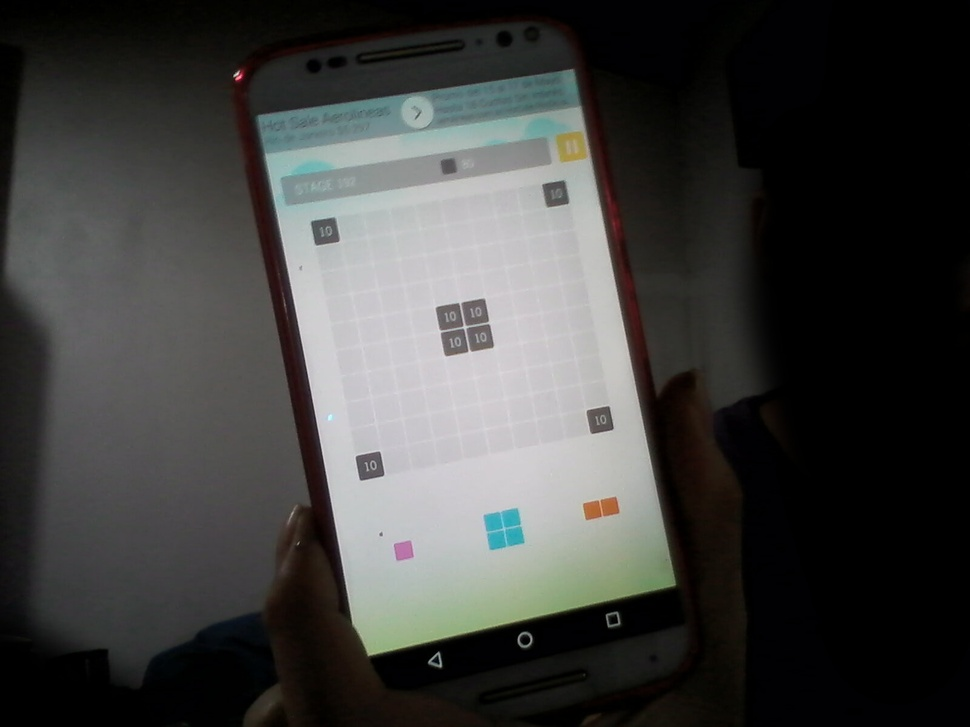
#> input picture samples/sample1.jpg, 970 x 727 px, shrunk from 1600 x 1200 before the run; its folder holds only this picture in this run
$ python image_recognition.py   (older library calls are emulated)
#> lines starting #> are read from the running program, lines starting #| are printed output that depends on the picture; after the words box and inside, x2 and y2 are one past the last pixel; in counts of white or black regions, pixels touching at a corner belong together
import cv2
import numpy as np
from matplotlib import pyplot as plt
import os
import math

SAMPLES_DIR='samples'

def get_files(input_dir):
#> in main, img is the input picture: shape (727, 970, 3); mean B, G, R 63.1, 64.7, 64.4
    return [os.path.join(input_dir, file_name) for file_name in os.listdir(input_dir)]

def get_rect(contour, img_shape):
    if contour.shape[0]<4:
        return None
    if contour.shape[0]==4:
        return contour
    contour=contour[:,0]
    img_corners = np.array([[0, 0], [img_shape[0], 0], [img_shape[0], img_shape[1]], [0, img_shape[1]]])
    corners = [contour[0], contour[0], contour[0], contour[0]]
    dist = lambda p,q: np.linalg.norm(q-p)
    for p in contour:
        for i in range(4):
            if dist(img_corners[i], p)<dist(img_corners[i], corners[i]):
                corners[i]=p
    rect = np.array(corners).reshape(4, 1, 2)
    if not cv2.isContourConvex(rect):
        return None

    return rect

def sides_paralell(rect):
    rect=rect[:,0]
    TOLERANCE=0.3
    angle = lambda p,q: math.atan2(q[1]-p[1], q[0]-p[0])
    similar = lambda x,y: abs(x-y)<TOLERANCE
    return similar(angle(rect[0], rect[1]), angle(rect[3], rect[2])) and  similar(angle(rect[1], rect[2]), angle(rect[0], rect[3]))

# [4 lines left out: function contour_to_mask, not called in this run]

def find_screen_borders(img):
    kernel = np.ones((21,21),np.uint8)
    gray = cv2.cvtColor(img, cv2.COLOR_BGR2GRAY)
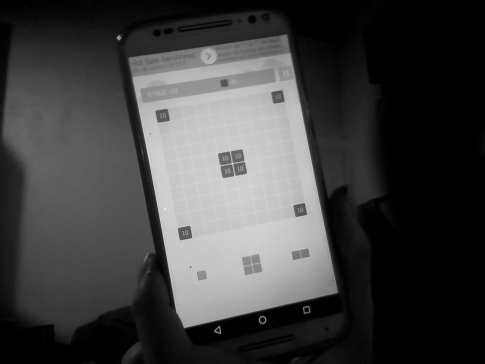
#> gray: shape (727, 970) (shown at 1/2 size); min 0, max 243, mean 64.4
    gray = cv2.GaussianBlur(gray,(15,15),0)
    area = img.size
    best_fit = None
    for threshold_level in np.linspace(70,160,10):
        ret,th = cv2.threshold(gray,threshold_level,255,cv2.THRESH_BINARY)
        th = cv2.morphologyEx(th, cv2.MORPH_CLOSE, kernel)
        im2, contours, hierarchy = cv2.findContours(th,cv2.RETR_LIST,cv2.CHAIN_APPROX_SIMPLE)
        img_count=img.copy()
        for i,cnt in enumerate(contours):
            epsilon = 0.02*cv2.arcLength(cnt,True)
            approx = cv2.approxPolyDP(cnt,epsilon,True)
            rect = get_rect(approx, gray.shape)
            if cv2.isContourConvex(approx) and rect is not None and sides_paralell(rect) and cv2.contourArea(rect)>0.018*area:
                area_proportion_difference = abs(1-abs(cv2.contourArea(approx)/float(cv2.contourArea(rect))))
                if area_proportion_difference*100<15:
                    cv2.drawContours(img_count, [rect], 0, (0, 0, 255*float(i)/len(contours)), 3)
                    if best_fit is None or cv2.contourArea(rect)>cv2.contourArea(best_fit):
                        best_fit = rect
#> this loop made 10 passes
#> ret on passes 1 to 8: 70, 80, 90, 100, 110, 120, 130, 140
#> pass 1, in find_screen_borders, `ret,th = cv2.threshold(gray,threshold_level,255,cv2.THRESH_BINARY)`:
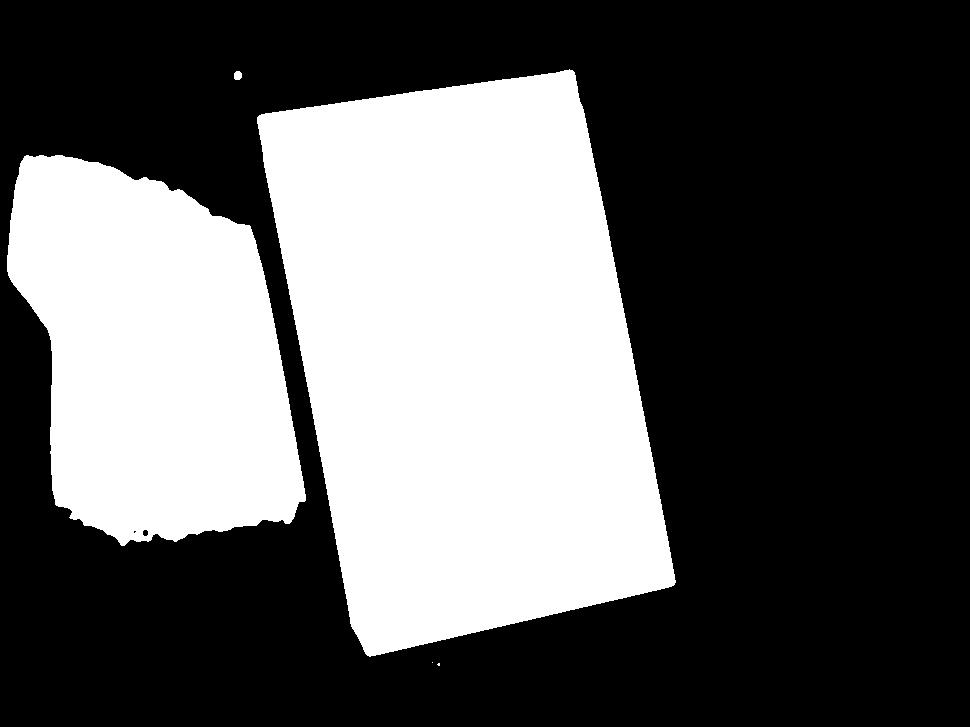
#> th: shape (727, 970); 36.9% white; 5 white regions (2 under 20 px), largest, box (x1, y1, x2, y2) and area: (257, 69, 676, 657) 175732, (7, 155, 306, 546) 84300, (234, 71, 242, 80) 62
#> pass 1, in find_screen_borders, `th = cv2.morphologyEx(th, cv2.MORPH_CLOSE, kernel)`:
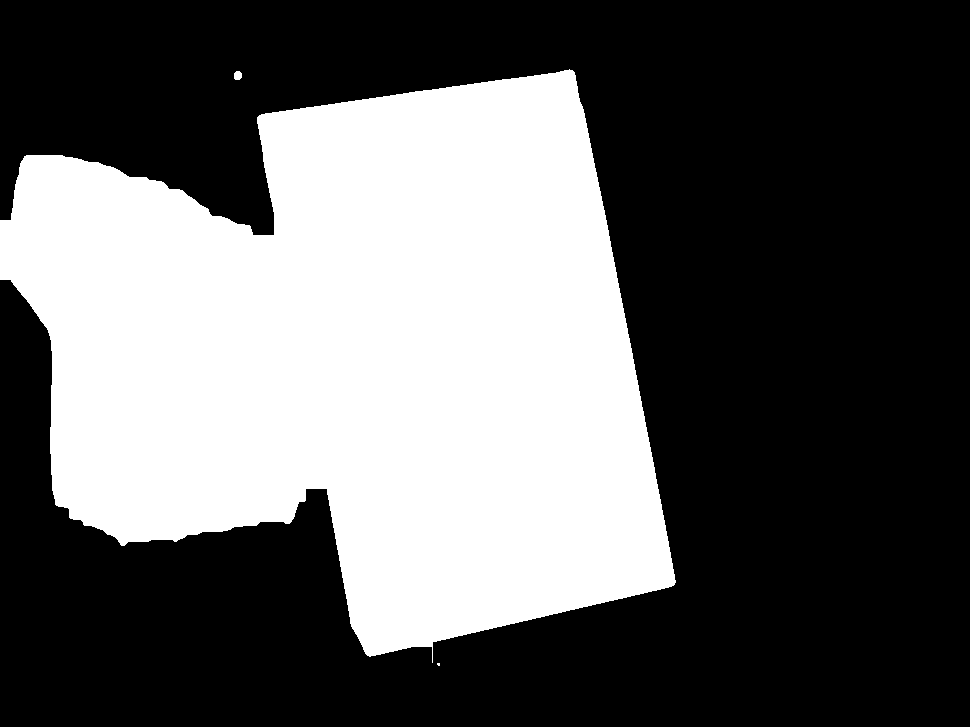
#> th: shape (727, 970); 37.8% white; 3 white regions (1 under 20 px), largest, box (x1, y1, x2, y2) and area: (0, 69, 676, 663) 266295, (234, 71, 242, 80) 62
#> pass 2, in find_screen_borders, `th = cv2.morphologyEx(th, cv2.MORPH_CLOSE, kernel)`:
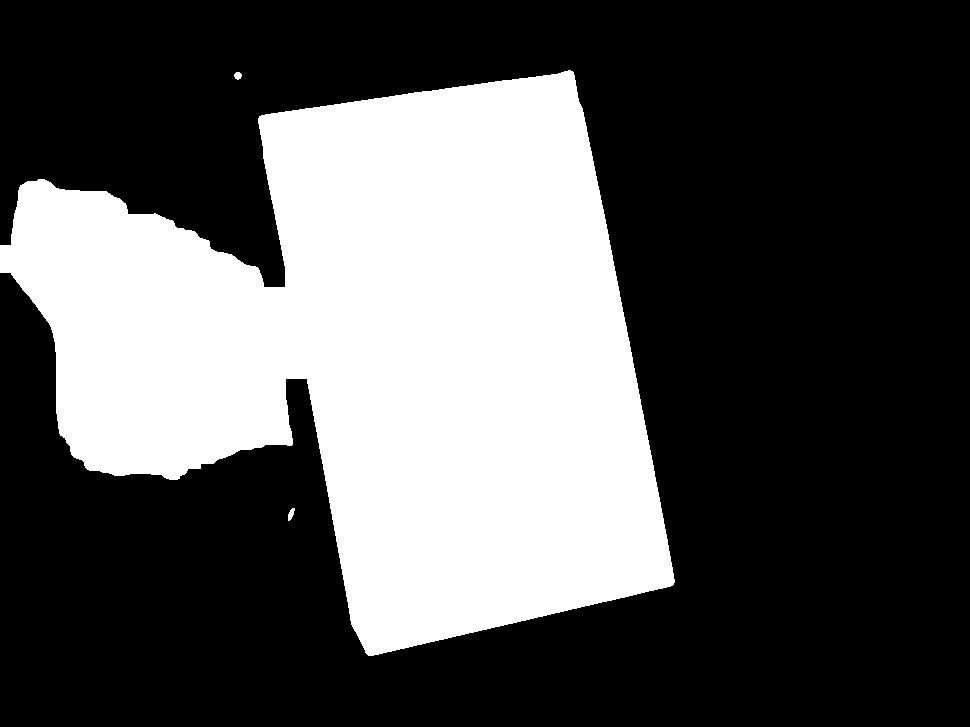
#> th: shape (727, 970); 33.4% white; 3 white regions, box (x1, y1, x2, y2) and area: (0, 70, 675, 656) 235427, (288, 508, 295, 521) 55, (234, 72, 242, 80) 48
#> after the loop:
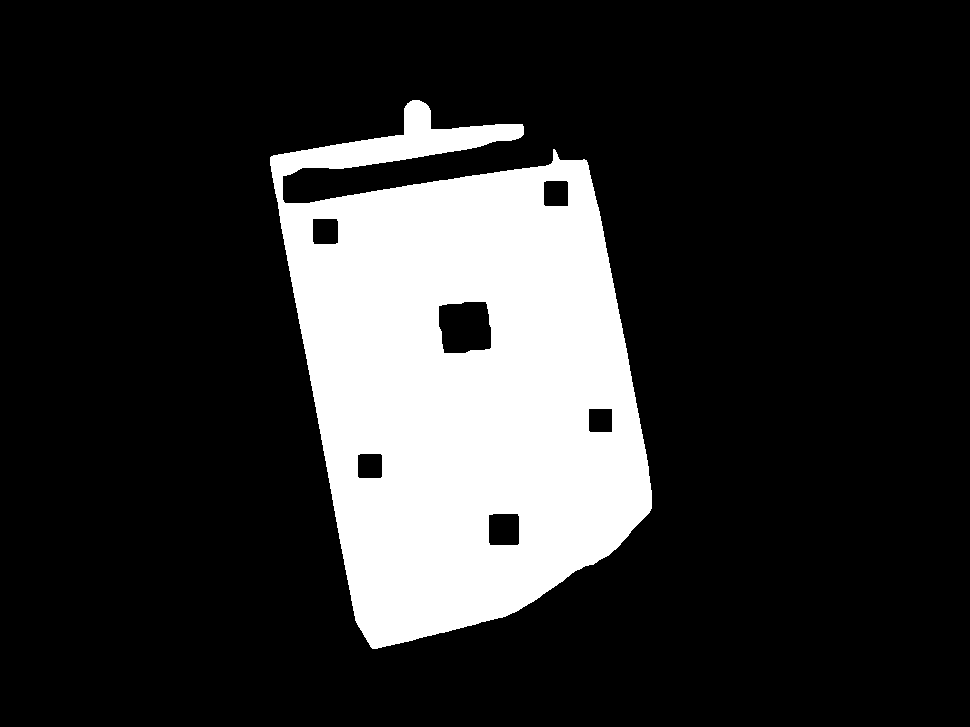
#> th: shape (727, 970); 19.2% white; 1 white region, box (x1, y1, x2, y2) and area: (270, 100, 652, 649) 135194
#> after the loop, best_fit = [[569, 71], [259, 118], [370, 655], [673, 583]]
    return best_fit

def main():
    #~ find_screen_borders(cv2.imread('samples/sample6.jpg'))
    for f in get_files(SAMPLES_DIR):
        print(f)
        img = cv2.imread(f)
        borders = find_screen_borders(img)
#> borders = [[569, 71], [259, 118], [370, 655], [673, 583]]
        cv2.drawContours(img, [borders], 0, (255, 0, 0), 3)
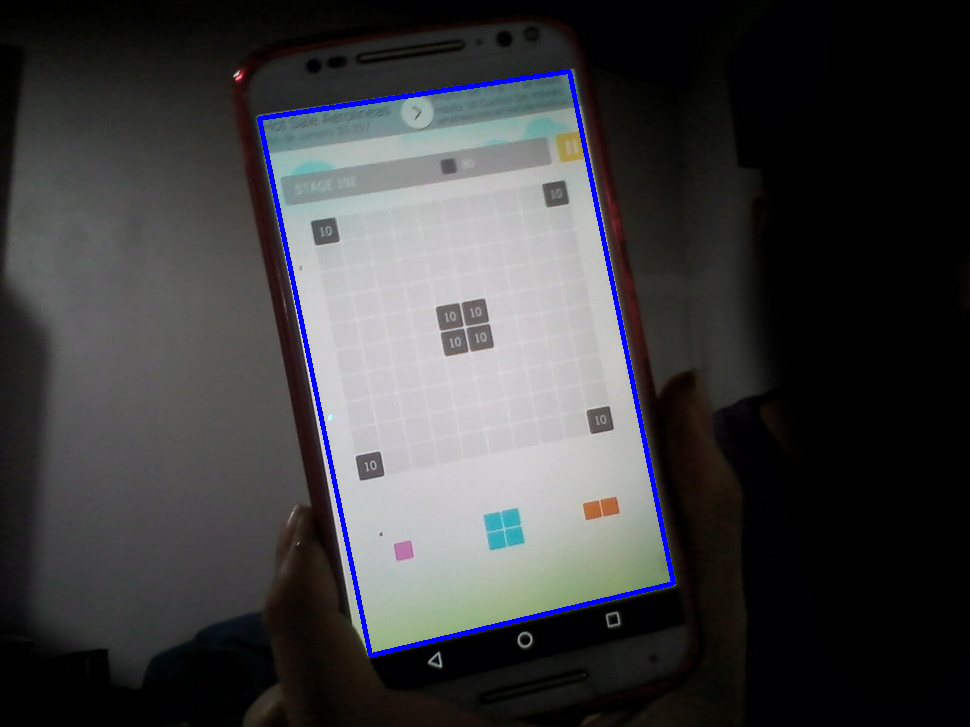
#> img: shape (727, 970, 3); 1.16% of pixels changed, all inside (x1, y1, x2, y2) = (257, 69, 676, 658)
        plt.imshow(img)
        plt.show()

if __name__ == "__main__":
    main()

$ run again, on samples/sample4.jpg
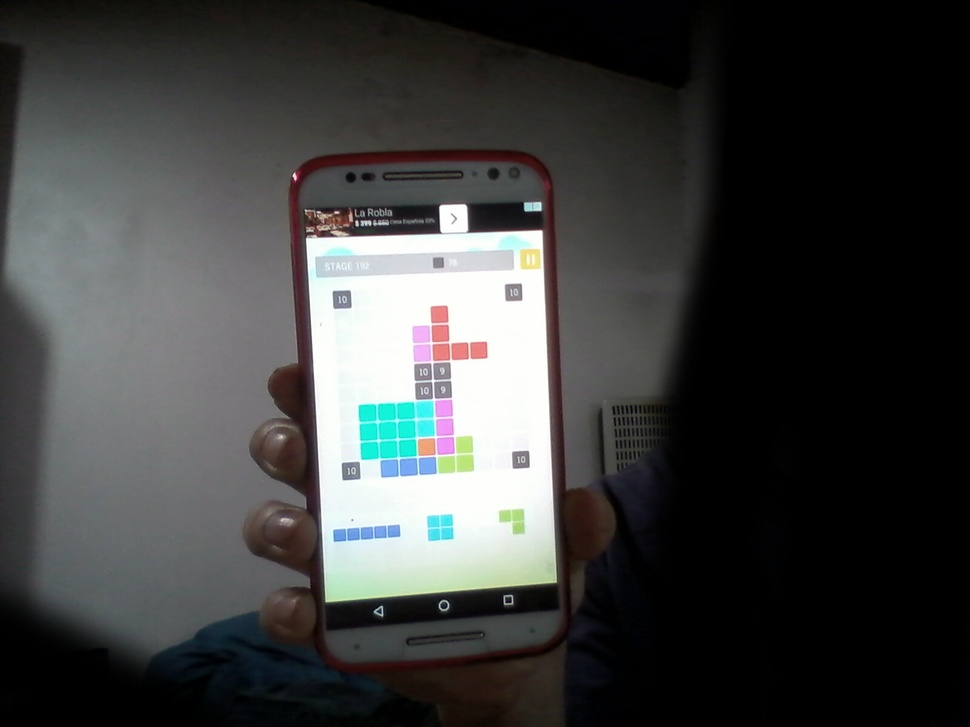
#> input picture samples/sample4.jpg, 970 x 727 px, shrunk from 1600 x 1200 before the run
#> in main, img is the input picture: shape (727, 970, 3); mean B, G, R 63, 63.7, 62.6
#> the loop in find_screen_borders, `for threshold_level in np.linspace(70,160,10):` made 10 passes
#> ret on passes 1 to 8: 70, 80, 90, 100, 110, 120, 130, 140
#> pass 1, in find_screen_borders, `ret,th = cv2.threshold(gray,threshold_level,255,cv2.THRESH_BINARY)`:
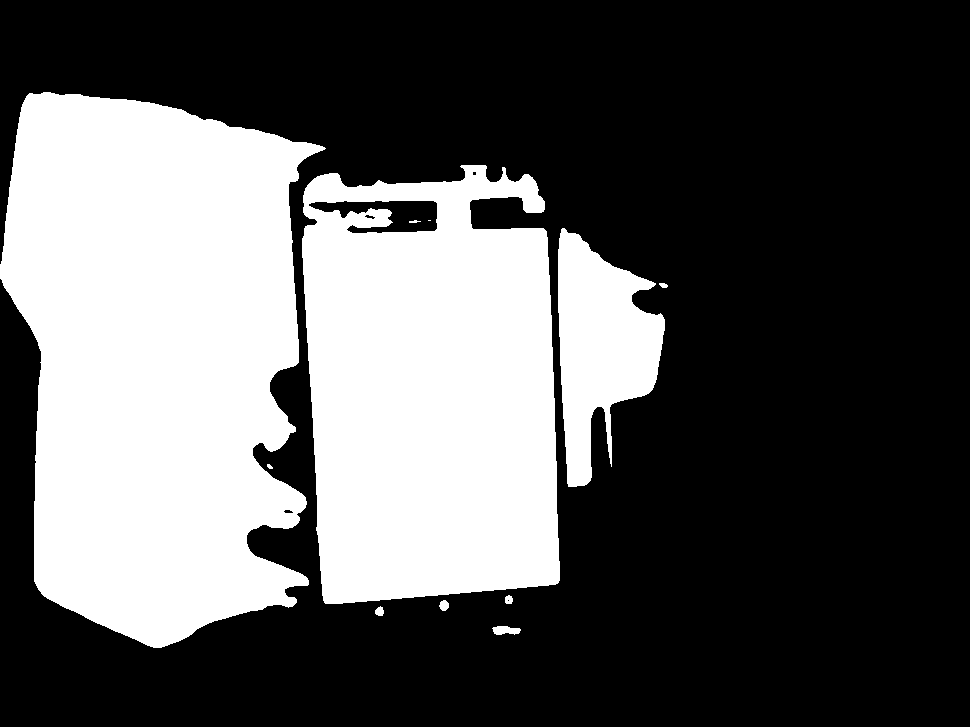
#> th: shape (727, 970); 35.1% white; 11 white regions (1 under 20 px), largest, box (x1, y1, x2, y2) and area: (0, 92, 326, 648) 134840, (302, 165, 560, 604) 96308, (558, 228, 665, 487) 16165
#> after the loop in find_screen_borders, `for threshold_level in np.linspace(70,160,10):`: best_fit = [[540, 202], [305, 239], [327, 601], [555, 581]]
#> in main, `cv2.drawContours(img, [borders], 0, (255, 0, 0), 3)`:
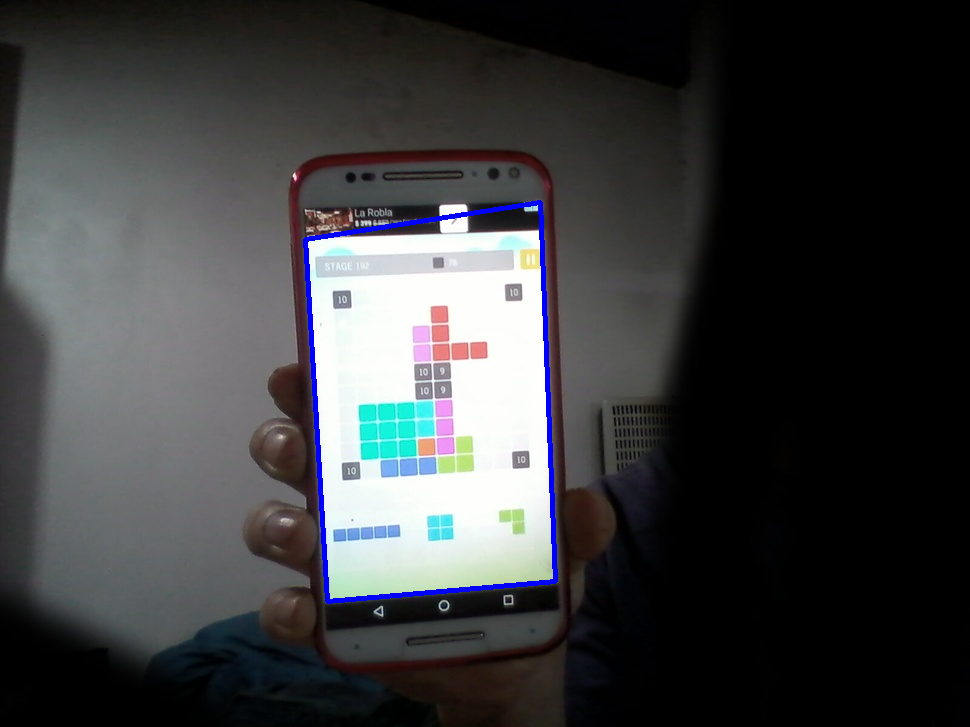
#> img: shape (727, 970, 3); 0.85% of pixels changed, all inside (x1, y1, x2, y2) = (303, 200, 558, 604)

$ run again, on samples/sample6.jpg
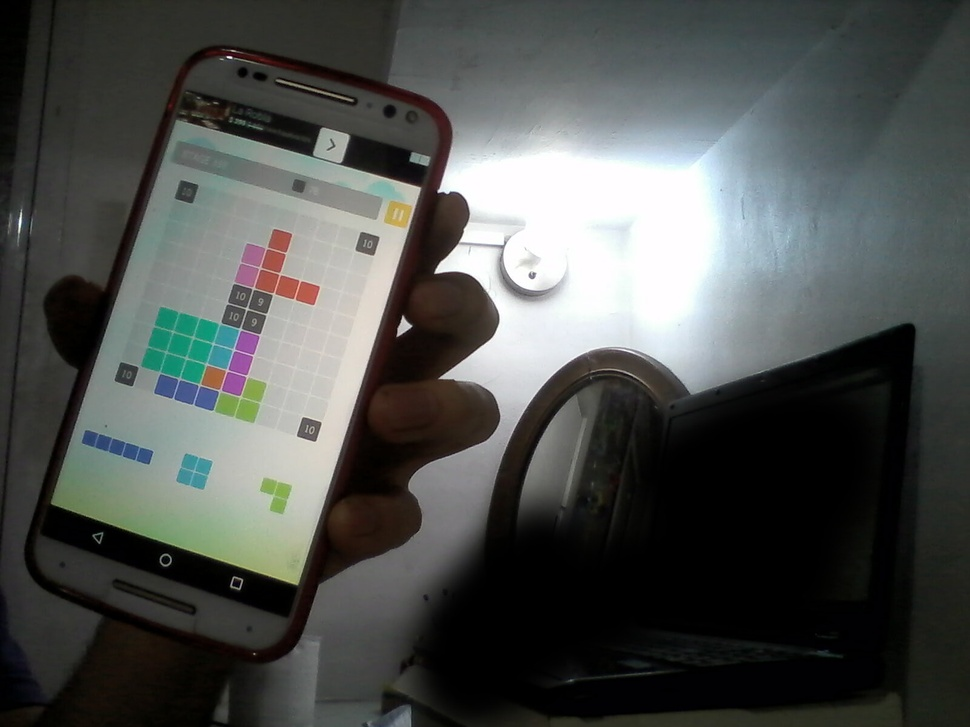
#> input picture samples/sample6.jpg, 970 x 727 px, shrunk from 1600 x 1200 before the run
#> in main, img is the input picture: shape (727, 970, 3); mean B, G, R 78.7, 81, 78.1
#> the loop in find_screen_borders, `for threshold_level in np.linspace(70,160,10):` made 10 passes
#> ret on passes 1 to 8: 70, 80, 90, 100, 110, 120, 130, 140
#> pass 1, in find_screen_borders, `ret,th = cv2.threshold(gray,threshold_level,255,cv2.THRESH_BINARY)`:
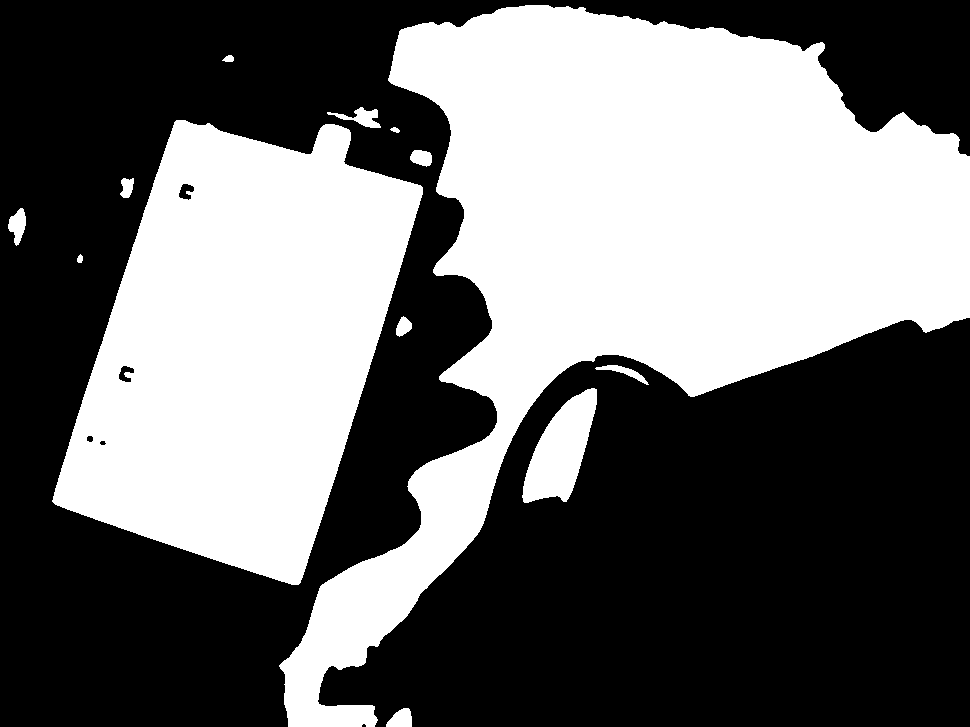
#> th: shape (727, 970); 43.1% white; 13 white regions, largest, box (x1, y1, x2, y2) and area: (279, 5, 970, 727) 187687, (52, 120, 423, 585) 109295, (522, 388, 597, 503) 4831
#> after the loop in find_screen_borders, `for threshold_level in np.linspace(70,160,10):`:
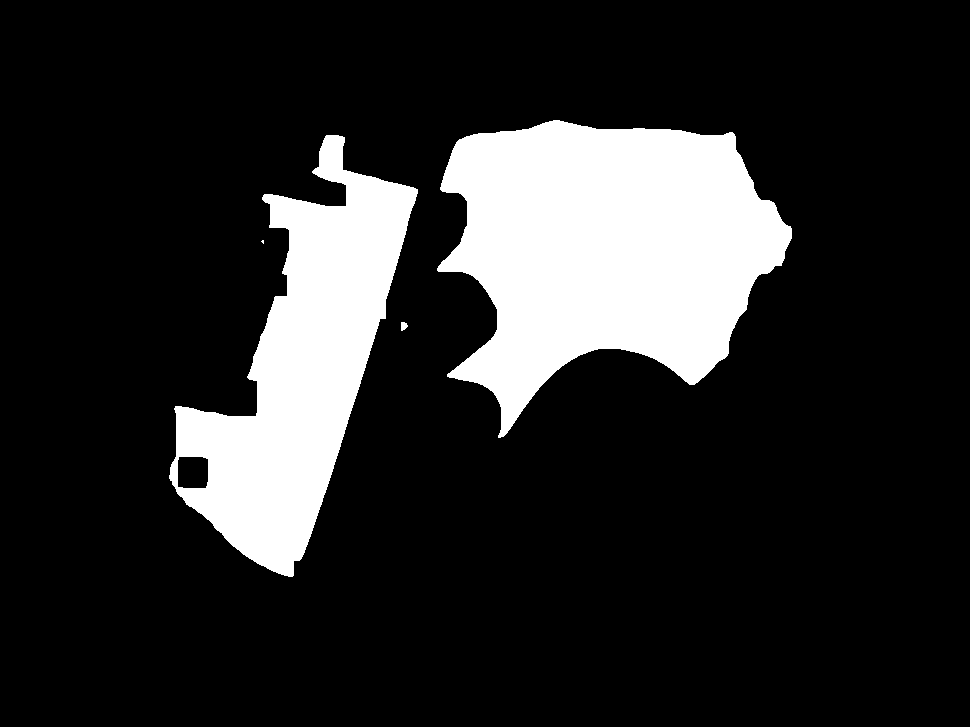
#> th: shape (727, 970); 16.6% white; 4 white regions (1 under 20 px), largest, box (x1, y1, x2, y2) and area: (437, 120, 792, 438) 70542, (169, 135, 418, 577) 46425, (401, 322, 408, 331) 47
